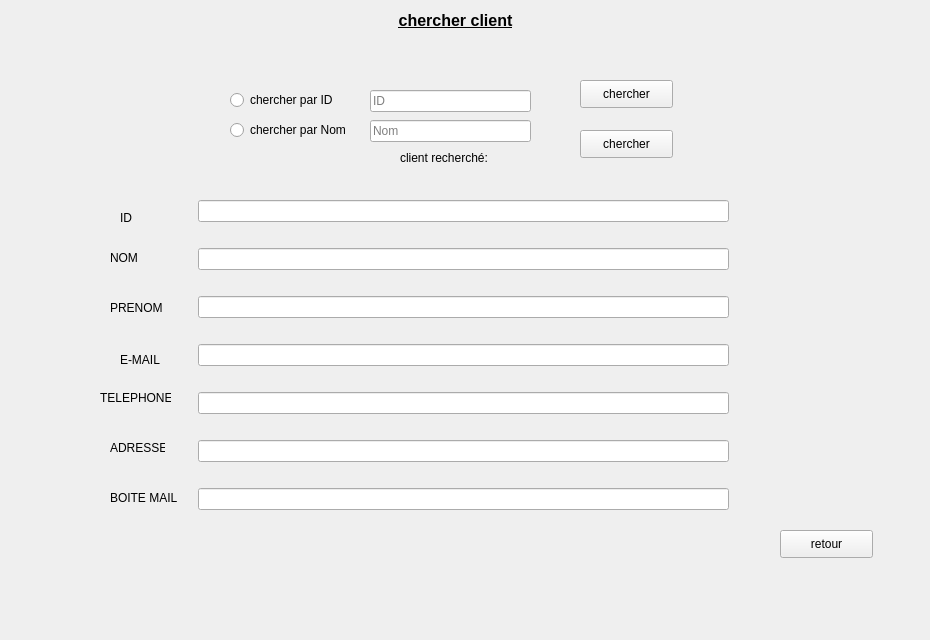
        <widget class="QWidget" name="tab_14">
         <attribute name="title">
          <string>chercher</string>
         </attribute>
         <widget class="QLabel" name="label_111">
          <property name="geometry">
           <rect>
            <x>0</x>
            <y>-20</y>
            <width>921</width>
            <height>631</height>
           </rect>
          </property>
          <property name="text">
           <string/>
          </property>
          <property name="pixmap">
           <pixmap>../../Desktop/images qt/fond.jpg</pixmap>
          </property>
          <property name="scaledContents">
           <bool>true</bool>
          </property>
         </widget>
         <widget class="QLabel" name="label_112">
          <property name="geometry">
           <rect>
            <x>0</x>
            <y>0</y>
            <width>911</width>
            <height>41</height>
           </rect>
          </property>
          <property name="text">
           <string>&lt;html&gt;&lt;head/&gt;&lt;body&gt;&lt;p align=&quot;center&quot;&gt;&lt;span style=&quot; font-size:12pt; font-weight:600; text-decoration: underline;&quot;&gt;chercher client&lt;/span&gt;&lt;/p&gt;&lt;/body&gt;&lt;/html&gt;</string>
          </property>
         </widget>
         <widget class="QPushButton" name="retour_14">
          <property name="geometry">
           <rect>
            <x>780</x>
            <y>530</y>
            <width>93</width>
            <height>28</height>
           </rect>
          </property>
          <property name="text">
           <string>retour</string>
          </property>
         </widget>
         <widget class="QLineEdit" name="tochercher_2">
          <property name="geometry">
           <rect>
            <x>370</x>
            <y>90</y>
            <width>161</width>
            <height>22</height>
           </rect>
          </property>
          <property name="placeholderText">
           <string>ID</string>
          </property>
         </widget>
         <widget class="QPushButton" name="chercher_2">
          <property name="geometry">
           <rect>
            <x>580</x>
            <y>80</y>
            <width>93</width>
            <height>28</height>
           </rect>
          </property>
          <property name="text">
           <string>chercher</string>
          </property>
         </widget>
         <widget class="QWidget" name="layoutWidget_15">
          <property name="geometry">
           <rect>
            <x>198</x>
            <y>180</y>
            <width>531</width>
            <height>351</height>
           </rect>
          </property>
          <layout class="QVBoxLayout" name="verticalLayout_20">
           <item>
            <widget class="QLineEdit" name="tochercher0_2">
             <property name="dragEnabled">
              <bool>true</bool>
             </property>
             <property name="readOnly">
              <bool>true</bool>
             </property>
            </widget>
           </item>
           <item>
            <widget class="QLineEdit" name="tochercher1_2">
             <property name="dragEnabled">
              <bool>true</bool>
             </property>
             <property name="readOnly">
              <bool>true</bool>
             </property>
            </widget>
           </item>
           <item>
            <widget class="QLineEdit" name="tochercher2_2">
             <property name="dragEnabled">
              <bool>true</bool>
             </property>
             <property name="readOnly">
              <bool>true</bool>
             </property>
            </widget>
           </item>
           <item>
            <widget class="QLineEdit" name="tochercher3_2">
             <property name="dragEnabled">
              <bool>true</bool>
             </property>
             <property name="readOnly">
              <bool>true</bool>
             </property>
            </widget>
           </item>
           <item>
            <widget class="QLineEdit" name="tochercher4_2"/>
           </item>
           <item>
            <widget class="QLineEdit" name="tochercher5_2"/>
           </item>
           <item>
            <widget class="QLineEdit" name="tochercher6_2"/>
           </item>
          </layout>
         </widget>
         <widget class="QLabel" name="label_113">
          <property name="geometry">
           <rect>
            <x>400</x>
            <y>150</y>
            <width>101</width>
            <height>16</height>
           </rect>
          </property>
          <property name="text">
           <string>client recherché:</string>
          </property>
         </widget>
         <widget class="QLabel" name="label_114">
          <property name="geometry">
           <rect>
            <x>120</x>
            <y>210</y>
            <width>55</width>
            <height>16</height>
           </rect>
          </property>
          <property name="text">
           <string>ID</string>
          </property>
         </widget>
         <widget class="QLabel" name="label_115">
          <property name="geometry">
           <rect>
            <x>110</x>
            <y>250</y>
            <width>55</width>
            <height>16</height>
           </rect>
          </property>
          <property name="text">
           <string>NOM</string>
          </property>
         </widget>
         <widget class="QLabel" name="label_116">
          <property name="geometry">
           <rect>
            <x>110</x>
            <y>300</y>
            <width>55</width>
            <height>16</height>
           </rect>
          </property>
          <property name="text">
           <string>PRENOM</string>
          </property>
         </widget>
         <widget class="QLabel" name="label_117">
          <property name="geometry">
           <rect>
            <x>120</x>
            <y>350</y>
            <width>55</width>
            <height>20</height>
           </rect>
          </property>
          <property name="text">
           <string>E-MAIL</string>
          </property>
         </widget>
         <widget class="QLabel" name="label_118">
          <property name="geometry">
           <rect>
            <x>110</x>
            <y>490</y>
            <width>81</width>
            <height>16</height>
           </rect>
          </property>
          <property name="text">
           <string>BOITE MAIL</string>
          </property>
         </widget>
         <widget class="QLabel" name="label_119">
          <property name="geometry">
           <rect>
            <x>100</x>
            <y>390</y>
            <width>71</width>
            <height>16</height>
           </rect>
          </property>
          <property name="text">
           <string>TELEPHONE</string>
          </property>
         </widget>
         <widget class="QLabel" name="label_120">
          <property name="geometry">
           <rect>
            <x>110</x>
            <y>440</y>
            <width>55</width>
            <height>16</height>
           </rect>
          </property>
          <property name="text">
           <string>ADRESSE</string>
          </property>
         </widget>
         <widget class="QRadioButton" name="radioButton_3">
          <property name="geometry">
           <rect>
            <x>230</x>
            <y>90</y>
            <width>121</width>
            <height>20</height>
           </rect>
          </property>
          <property name="text">
           <string>chercher par ID</string>
          </property>
         </widget>
         <widget class="QRadioButton" name="radioButton_4">
          <property name="geometry">
           <rect>
            <x>230</x>
            <y>120</y>
            <width>131</width>
            <height>20</height>
           </rect>
          </property>
          <property name="text">
           <string>chercher par Nom</string>
          </property>
         </widget>
         <widget class="QLineEdit" name="tocherchernom_2">
          <property name="geometry">
           <rect>
            <x>370</x>
            <y>120</y>
            <width>161</width>
            <height>22</height>
           </rect>
          </property>
          <property name="placeholderText">
           <string>Nom</string>
          </property>
         </widget>
         <widget class="QPushButton" name="cherchernom_2">
          <property name="geometry">
           <rect>
            <x>580</x>
            <y>130</y>
            <width>93</width>
            <height>28</height>
           </rect>
          </property>
          <property name="text">
           <string>chercher</string>
          </property>
         </widget>
        </widget>
